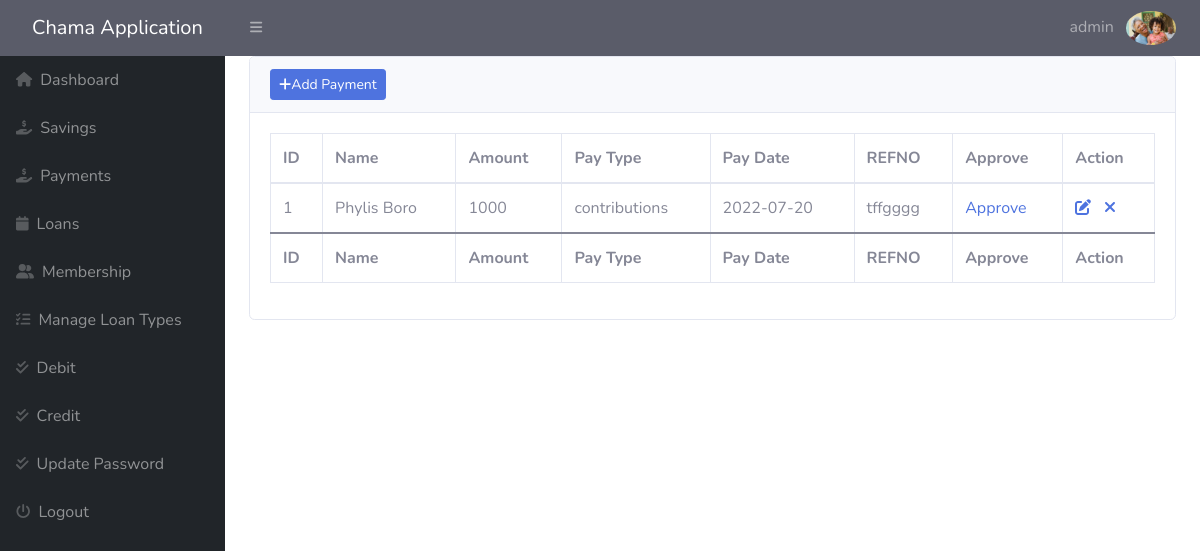
Page /admin/manage-payments.php (signed in) on the committed database.
### tables this page shows
CREATE TABLE `payments` (
  `id` int(11) NOT NULL,
  `userid` int(11) NOT NULL,
  `amount` float NOT NULL DEFAULT 0,
  `pay_date` date NOT NULL DEFAULT current_timestamp(),
  `balance` float NOT NULL,
  `pay_type` varchar(30) NOT NULL,
  `refno` varchar(20) NOT NULL,
  `status` int(11) NOT NULL
);

CREATE TABLE `users` (
  `id` bigint(255) NOT NULL,
  `fname` varchar(15) NOT NULL,
  `lname` varchar(15) NOT NULL,
  `email` varchar(255) NOT NULL,
  `username` varchar(50) NOT NULL,
  `dob` varchar(15) NOT NULL,
  `address` varchar(50) NOT NULL,
  `kin` varchar(40) NOT NULL,
  `password` varchar(255) NOT NULL,
  `contact` varchar(11) NOT NULL,
  `status` int(2) DEFAULT NULL,
  `creationdate` timestamp NOT NULL DEFAULT current_timestamp(),
  `updationdate` timestamp NULL DEFAULT NULL ON UPDATE current_timestamp(),
  `profilepic` varchar(50) NOT NULL,
  `town` varchar(20) NOT NULL
);

### admin/manage-payments.php (the view, shortened to what this page needs)
<?php
include('includes/config.php');
if (strlen($_SESSION['alogin']) == 0) {
    header('location: login.php');
} else {
    ?>
<!DOCTYPE html>
<html lang="en">
    <head>
        <link href="https://cdn.jsdelivr.net/npm/simple-datatables@latest/dist/style.css" rel="stylesheet" />
        <link href="css/styles.css" rel="stylesheet" />
    <link href="vendor/fontawesome-free/css/all.min.css" rel="stylesheet" type="text/css">
    <link href="css/sb-admin-2.min.css" rel="stylesheet">
    <link href="vendor/datatables/dataTables.bootstrap4.min.css" rel="stylesheet">
    </head>
</head>
<body class="sb-nav-fixed">
    <div id="layoutSidenav">
    <?php include('includes/header.php');?>
<?php include('includes/sidebar.php');?>
<div id="layoutSidenav_content" id="content-wrapper">
                <main>
                    <div class="container-fluid px-4">
                                               <div class="card mb-4">
                            <div class="card-header">
                            <a href="add-payments.php" id="create_new" align="right" class="btn btn-sm btn-primary"><span class="fas fa-plus"></span>Add Payment</a>
                            </div>
                              <div class="card-body">
                              <table id="dataTable" class="table table-bordered"   width="100%" cellspacing="0">
                                    <thead>
                                        <tr>
                                        <th>ID</th>
                                            <th>Name</th>
                                            <th>Amount</th>
                                            <th>Pay Type</th>
                                            <th>Pay Date</th>
                                            <th>REFNO</th>
                                            <th>Approve</th>
                                            <th>Action</th>
                                        </tr>
                                    </thead>
                                    <tfoot>
                                        <tr>
                                        <th>ID</th>
                                            <th>Name</th>
                                            <th>Amount</th>
                                            <th>Pay Type</th>
                                            <th>Pay Date</th>
                                            <th>REFNO</th>
                                            <th>Approve</th>
                                            <th>Action</th>
                                        </tr>
                                    </tfoot>
                                    <tbody>
                                    <?php
                                    $sql = "SELECT payments.*, users.fname, users.lname from payments inner join users on users.id=payments.userid where payments.`status`=1";
                                        $query = $dbh->prepare($sql);
                                        $query->execute();
                                        $results = $query->fetchAll(PDO::FETCH_OBJ);
                                        $cnt = 1;
                                        if ($query->rowCount() > 0) {
                                            foreach ($results as $result) {
                                             ?>
                                        <tr>
                                        <td><?php echo htmlentities($cnt); ?></td>
                                    <td><?php echo htmlentities($result->fname); ?> <?php echo htmlentities($result->lname); ?></td>
                                    <td><?php echo htmlentities($result->amount); ?></td>
                                    <td><?php echo htmlentities($result->pay_type); ?></td>
                                    <td><?php echo htmlentities($result->pay_date); ?></td>
                                    <td><?php echo htmlentities($result->refno); ?></td>
                                    <td>
                                    <a href="manage-payments.php?uaid=<?php echo $result->id; ?>"
                                                           onclick="return confirm('Do you want to approve this payment?');">Approve</a>
                                </td>
	<td>
	<a href="edit-payments.php?id=<?php echo $result->id;?>"><i class="fa fa-edit"></i></a>&nbsp;&nbsp;
<a href="manage-payments.php?del=<?php echo $result->id;?>" class="delete" title="Delete" data-toggle="tooltip" onclick="return confirm('Do you want to delete?');"><i class="fa fa-close"></i></a></td>
                                        </tr>
                                        <?php $cnt = $cnt + 1;
                                            }
                                        } ?>
                                    </tbody>
                                </table>
                            </div>
                        </div>
                    </div>
                </main>
            </div>
        </div>
    </body>
</html>
<?php } ?>

### admin/includes/header.php (shortened to what this page needs)
        <nav class="sb-topnav navbar navbar-expand navbar-dark bg-dark">
            <a class="navbar-brand ps-3" href="#">Chama Application </a>
            <button class="btn btn-link btn-sm order-1 order-lg-0 me-4 me-lg-0" id="sidebarToggle" href="#!"><i class="fas fa-bars"></i></button>
    <ul class="navbar-nav ml-auto">
<li class="nav-item dropdown no-arrow">
    <a class="nav-link dropdown-toggle" href="#" id="userDropdown" role="button"
       data-toggle="dropdown" aria-haspopup="true" aria-expanded="false">
        <span class="mr-2 d-none d-lg-inline text-red-600 large">
        <?php
                    $email = $_SESSION['alogin'];
                    $sql2 = "SELECT * FROM `admin` WHERE `email`=:email;";
                    $query = $dbh->prepare($sql2);
                    $query->bindParam(':email', $email, PDO::PARAM_STR);
                    $query->execute();
                    $results = $query->fetchAll(PDO::FETCH_OBJ);
                    if ($query->rowCount() > 0) {
                        foreach ($results as $result) {
                            echo $result->username;
                        }
                    ?></span>
                 <img   src="photo/<?php echo ($result->profilepic);}?>" class="img-profile rounded-circle" style="width:50px" alt="Cinque Terre">
        </a>
</li>
</ul>
        </nav>

### rows in the picture
payments: userid.fname "Phylis", userid.lname "Boro", amount "1000", pay_type "contributions", pay_date "2022-07-20", refno "tffgggg"

### other values in the picture
$result->username "admin"
